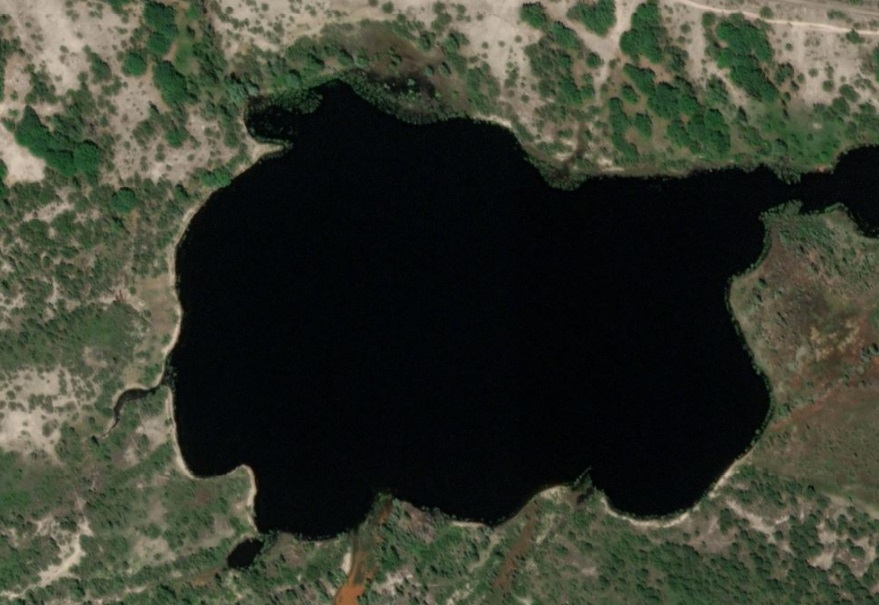
#> input picture Lab_6/img/img1.jpg, 879 x 605 px
$ python ImageDescriptor.py
#> lines starting #> are read from the running program, lines starting #| are printed output that depends on the picture
import cv2 as cv

def sift_feature_matching (filename_1, filename_2):

#> called with filename_1 = 'img/img1.jpg', filename_2 = 'img/img2.jpg'
    img1 = cv.imread(filename_1, cv.IMREAD_GRAYSCALE)
#> img1: shape (605, 879); min 0, max 206, mean 56.8
    img2 = cv.imread(filename_2, cv.IMREAD_GRAYSCALE)
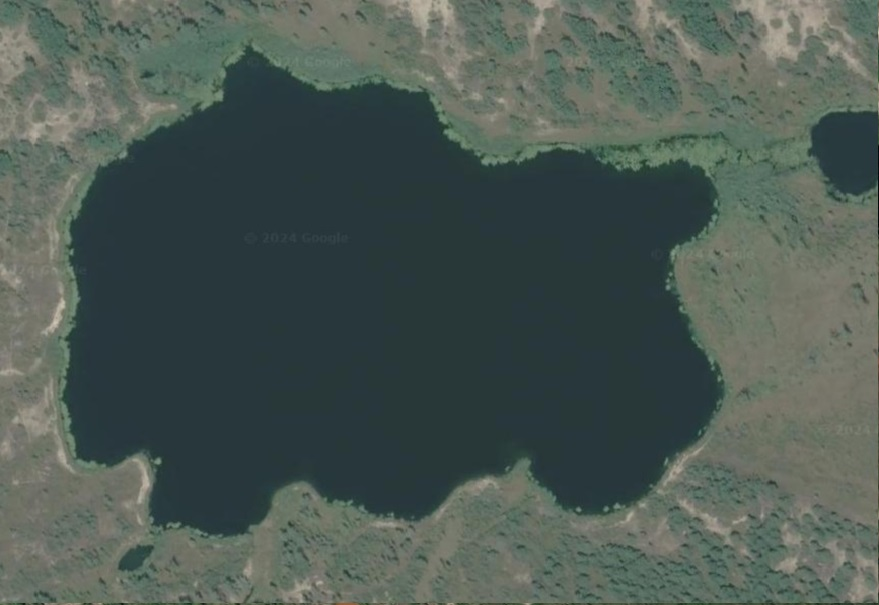
#> input picture Lab_6/img/img2.jpg, 879 x 605 px
#> img2: shape (605, 879); min 3, max 198, mean 84.7

    sift = cv.SIFT_create()

    kp1, des1 = sift.detectAndCompute(img1, None)
#> kp1 = 3325 keypoints; strongest (x, y, size): (257, 150, 13.4), (506, 123, 5.9), (180, 462, 7.7), (252, 491, 6.1)
    kp2, des2 = sift.detectAndCompute(img2, None)
#> kp2 = 1260 keypoints; strongest (x, y, size): (158, 461, 4.2), (579, 509, 3), (146, 483, 9), (606, 509, 3.3)

    FLANN_INDEX_KDTREE = 1
    index_params = dict(algorithm=FLANN_INDEX_KDTREE, trees=5)
    search_params = dict(checks=50)
    flann = cv.FlannBasedMatcher(index_params, search_params)
    matches = flann.knnMatch(des1, des2, k=2)
#> matches = 3325 matches

    matchesMask = [[0, 0] for i in range(len(matches))]
#> matchesMask = 3325 pairs, first value 0 to 0, second value 0 to 0

    for i, (m, n) in enumerate(matches):
        if m.distance < 0.7 * n.distance:
            matchesMask[i] = [1, 0]
#> after the loop, matchesMask = 3325 pairs, first value 0 to 1, second value 0 to 0

    draw_params = dict(matchColor=(0, 255, 0),
                       singlePointColor=(255, 0, 0),
                       matchesMask=matchesMask,
                       flags=cv.DrawMatchesFlags_DEFAULT)
#> draw_params = 4 items

    img3 = cv.drawMatchesKnn(img1, kp1, img2, kp2, matches, None, **draw_params)

    cv.imshow('sift_feature_matching', img3)
    if cv.waitKey(0) & 0xff == 27:
#> (key Esc is pressed here)
        cv.destroyAllWindows()

    return


if __name__ == '__main__':

    sift_feature_matching('img/img1.jpg', 'img/img2.jpg')
    sift_feature_matching('img/img3.jpg', 'img/img4.jpg')
#> call 2 of sift_feature_matching, with filename_1 = 'img/img3.jpg', filename_2 = 'img/img4.jpg'
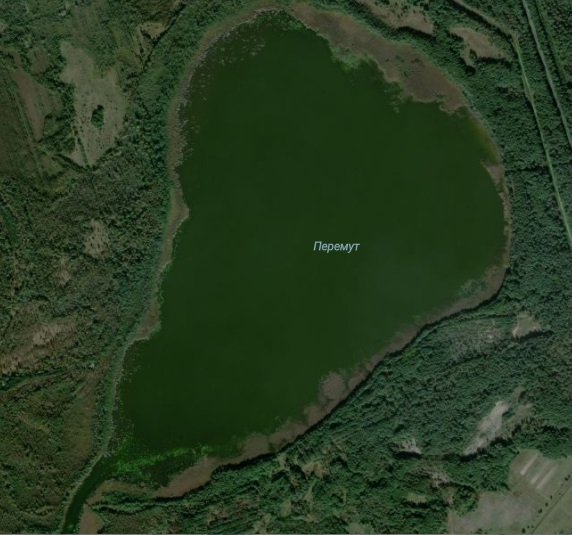
#> input picture Lab_6/img/img3.jpg, 572 x 535 px
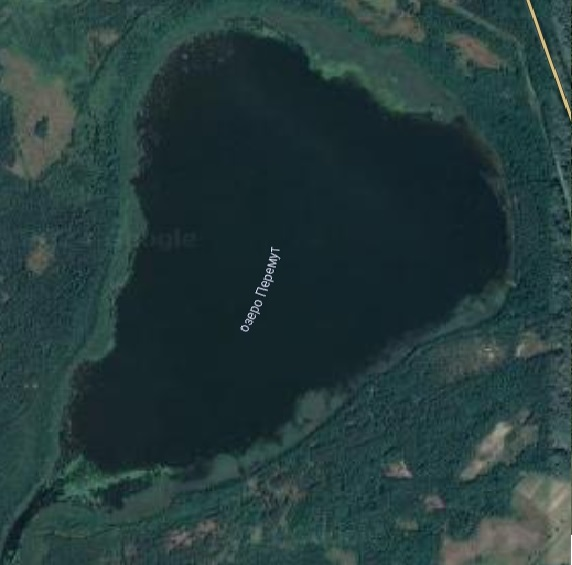
#> input picture Lab_6/img/img4.jpg, 572 x 565 px
#> in sift_feature_matching (call 2), `kp1, des1 = sift.detectAndCompute(img1, None)`: kp1 = 2018 keypoints; strongest (x, y, size): (523, 531, 2.6), (100, 107, 3.7), (79, 140, 2.1), (92, 365, 2.6)
#> in sift_feature_matching (call 2), `kp2, des2 = sift.detectAndCompute(img2, None)`: kp2 = 358 keypoints; strongest (x, y, size): (258, 303, 2.1), (557, 80, 2.2), (270, 262, 1.9), (273, 260, 7.1)
#> in sift_feature_matching (call 2), `matches = flann.knnMatch(des1, des2, k=2)`: matches = 2018 matches
#> in sift_feature_matching (call 2), `matchesMask = [[0, 0] for i in range(len(matches))]`: matchesMask = 2018 pairs, first value 0 to 0, second value 0 to 0
#> after the loop in sift_feature_matching (call 2), `for i, (m, n) in enumerate(matches):`: matchesMask = 2018 pairs, first value 0 to 1, second value 0 to 0
#> (key Enter is pressed here)
    sift_feature_matching('img/img5.jpg', 'img/img6.jpg')
#> call 3 of sift_feature_matching, with filename_1 = 'img/img5.jpg', filename_2 = 'img/img6.jpg'
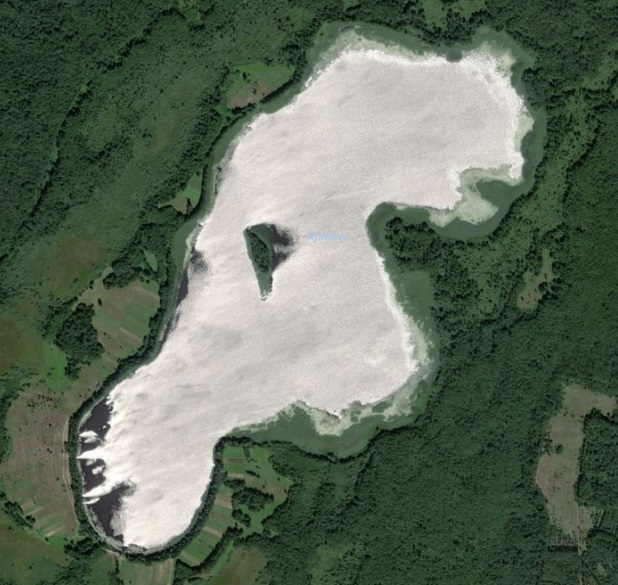
#> input picture Lab_6/img/img5.jpg, 618 x 585 px
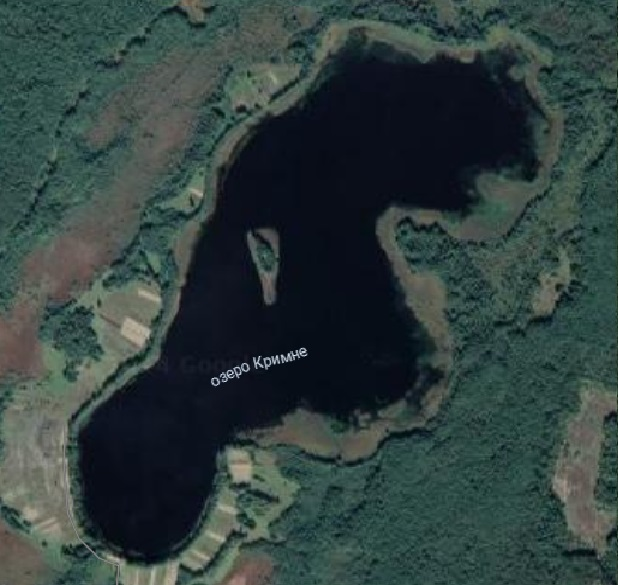
#> input picture Lab_6/img/img6.jpg, 618 x 585 px
#> in sift_feature_matching (call 3), `img2 = cv.imread(filename_2, cv.IMREAD_GRAYSCALE)`:
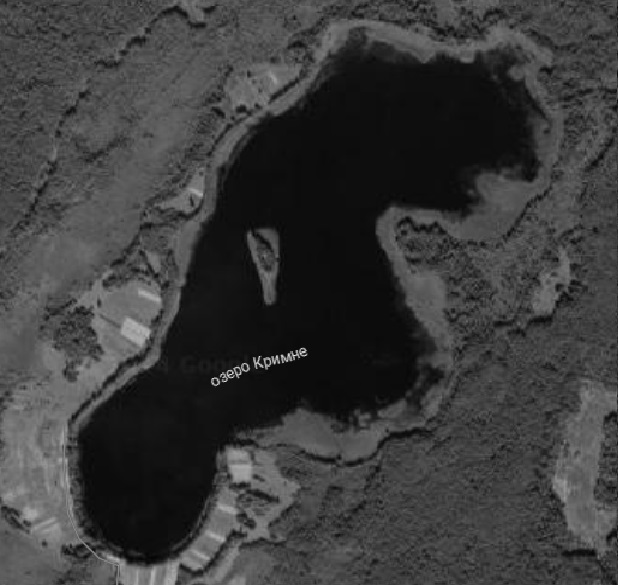
#> img2: shape (585, 618); min 3, max 232, mean 59.1
#> in sift_feature_matching (call 3), `kp1, des1 = sift.detectAndCompute(img1, None)`: kp1 = 2401 keypoints; strongest (x, y, size): (267, 247, 30.1), (89, 435, 7.3), (95, 471, 3.9), (96, 492, 8.7)
#> in sift_feature_matching (call 3), `kp2, des2 = sift.detectAndCompute(img2, None)`: kp2 = 1654 keypoints; strongest (x, y, size): (261, 366, 2.2), (267, 362, 2.4), (215, 382, 2.2), (219, 382, 2.1)
#> in sift_feature_matching (call 3), `matches = flann.knnMatch(des1, des2, k=2)`: matches = 2401 matches
#> in sift_feature_matching (call 3), `matchesMask = [[0, 0] for i in range(len(matches))]`: matchesMask = 2401 pairs, first value 0 to 0, second value 0 to 0
#> after the loop in sift_feature_matching (call 3), `for i, (m, n) in enumerate(matches):`: matchesMask = 2401 pairs, first value 0 to 1, second value 0 to 0
#> in sift_feature_matching (call 3), `img3 = cv.drawMatchesKnn(img1, kp1, img2, kp2, matches, None, **draw_p..`:
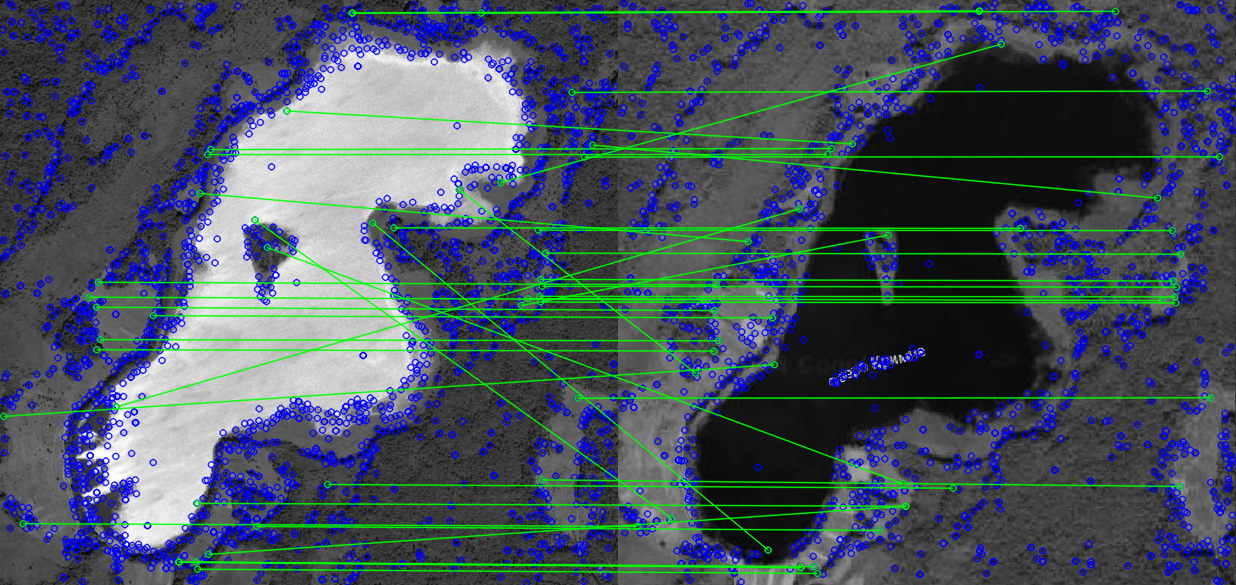
#> img3: shape (585, 1236, 3); mean of channels 0, 1, 2 94.1, 82.5, 70.2; drawn as B, G, R
